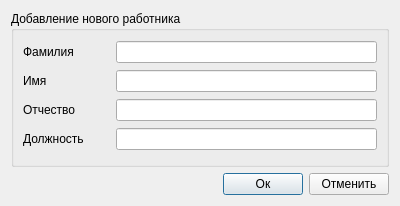
<?xml version="1.0" encoding="UTF-8"?>
<ui version="4.0">
 <class>addDialogWorkersTab</class>
 <widget class="QDialog" name="addDialogWorkersTab">
  <property name="geometry">
   <rect>
    <x>0</x>
    <y>0</y>
    <width>400</width>
    <height>206</height>
   </rect>
  </property>
  <property name="windowTitle">
   <string>Dialog</string>
  </property>
  <layout class="QVBoxLayout" name="verticalLayout_2">
   <item>
    <widget class="QGroupBox" name="groupBox_workers">
     <property name="title">
      <string>Добавление нового работника</string>
     </property>
     <layout class="QVBoxLayout" name="verticalLayout">
      <item>
       <layout class="QHBoxLayout" name="horizontalLayout_3">
        <item>
         <widget class="QLabel" name="label_Surname_workers">
          <property name="sizePolicy">
           <sizepolicy hsizetype="Preferred" vsizetype="Preferred">
            <horstretch>1</horstretch>
            <verstretch>0</verstretch>
           </sizepolicy>
          </property>
          <property name="text">
           <string>Фамилия</string>
          </property>
         </widget>
        </item>
        <item>
         <widget class="QLineEdit" name="lineEdit_Surname_workers">
          <property name="sizePolicy">
           <sizepolicy hsizetype="Expanding" vsizetype="Fixed">
            <horstretch>3</horstretch>
            <verstretch>0</verstretch>
           </sizepolicy>
          </property>
         </widget>
        </item>
       </layout>
      </item>
      <item>
       <layout class="QHBoxLayout" name="horizontalLayout_4">
        <item>
         <widget class="QLabel" name="label_Name_workers">
          <property name="sizePolicy">
           <sizepolicy hsizetype="Preferred" vsizetype="Preferred">
            <horstretch>1</horstretch>
            <verstretch>0</verstretch>
           </sizepolicy>
          </property>
          <property name="text">
           <string>Имя</string>
          </property>
         </widget>
        </item>
        <item>
         <widget class="QLineEdit" name="lineEdit_Name_workers">
          <property name="sizePolicy">
           <sizepolicy hsizetype="Expanding" vsizetype="Fixed">
            <horstretch>3</horstretch>
            <verstretch>0</verstretch>
           </sizepolicy>
          </property>
         </widget>
        </item>
       </layout>
      </item>
      <item>
       <layout class="QHBoxLayout" name="horizontalLayout_2">
        <item>
         <widget class="QLabel" name="label_Fathername_workers">
          <property name="sizePolicy">
           <sizepolicy hsizetype="Preferred" vsizetype="Preferred">
            <horstretch>1</horstretch>
            <verstretch>0</verstretch>
           </sizepolicy>
          </property>
          <property name="text">
           <string>Отчество</string>
          </property>
         </widget>
        </item>
        <item>
         <widget class="QLineEdit" name="lineEdit_Fathername_workers">
          <property name="sizePolicy">
           <sizepolicy hsizetype="Expanding" vsizetype="Fixed">
            <horstretch>3</horstretch>
            <verstretch>0</verstretch>
           </sizepolicy>
          </property>
         </widget>
        </item>
       </layout>
      </item>
      <item>
       <layout class="QHBoxLayout" name="horizontalLayout">
        <item>
         <widget class="QLabel" name="label_JobPosition_workers">
          <property name="sizePolicy">
           <sizepolicy hsizetype="Preferred" vsizetype="Preferred">
            <horstretch>1</horstretch>
            <verstretch>0</verstretch>
           </sizepolicy>
          </property>
          <property name="text">
           <string>Должность</string>
          </property>
         </widget>
        </item>
        <item>
         <widget class="QLineEdit" name="lineEdit_JobPosition_workers">
          <property name="sizePolicy">
           <sizepolicy hsizetype="Expanding" vsizetype="Fixed">
            <horstretch>3</horstretch>
            <verstretch>0</verstretch>
           </sizepolicy>
          </property>
         </widget>
        </item>
       </layout>
      </item>
     </layout>
    </widget>
   </item>
   <item>
    <layout class="QHBoxLayout" name="horizontalLayout_5">
     <item>
      <spacer name="horizontalSpacer_workers">
       <property name="orientation">
        <enum>Qt::Horizontal</enum>
       </property>
       <property name="sizeHint" stdset="0">
        <size>
         <width>40</width>
         <height>20</height>
        </size>
       </property>
      </spacer>
     </item>
     <item>
      <widget class="QPushButton" name="okButton_workers">
       <property name="text">
        <string>Ок</string>
       </property>
      </widget>
     </item>
     <item>
      <widget class="QPushButton" name="cancelButton_workers">
       <property name="text">
        <string>Отменить</string>
       </property>
      </widget>
     </item>
    </layout>
   </item>
  </layout>
 </widget>
 <resources/>
 <connections/>
</ui>
